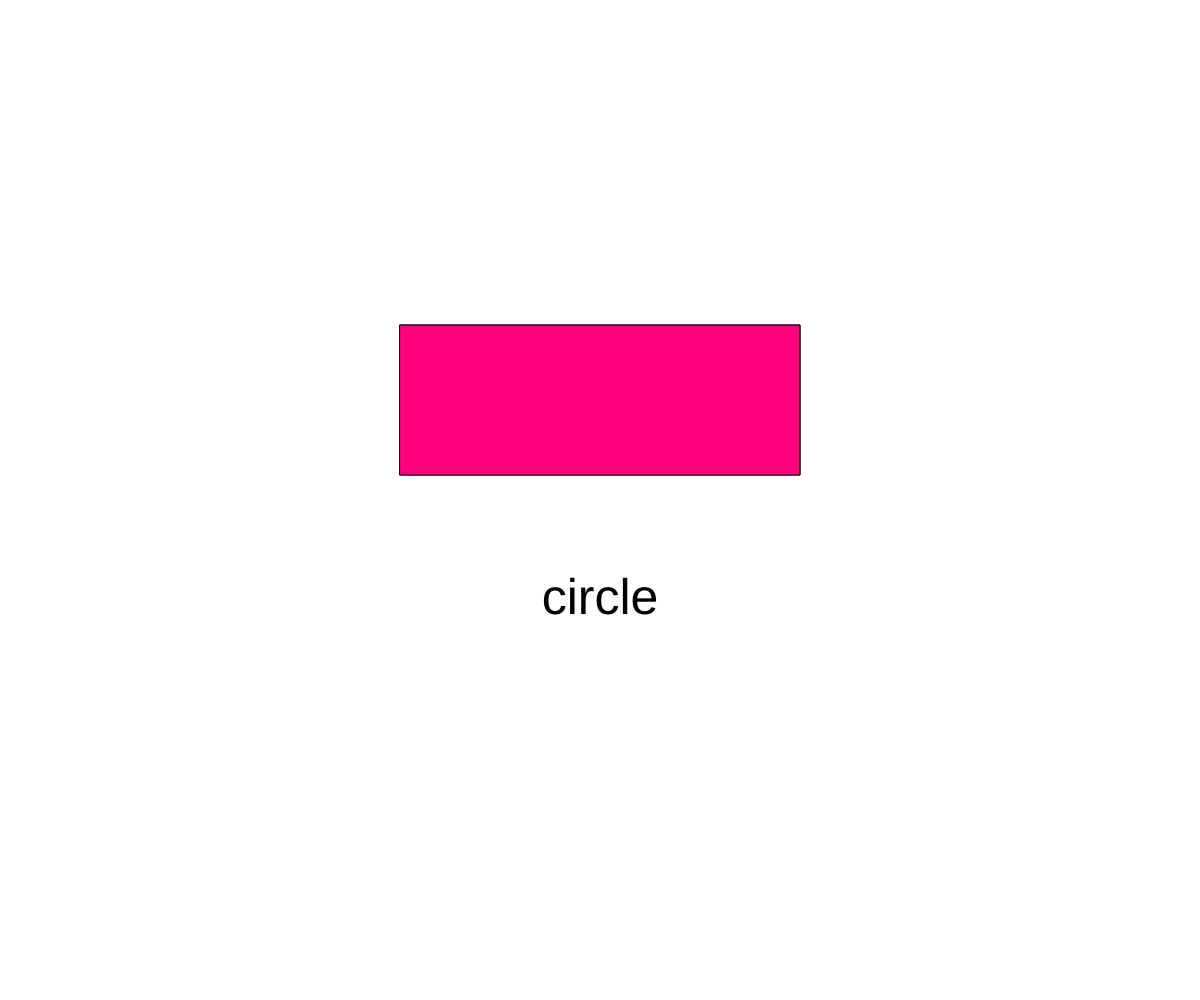
Frame 1 (no input)
Frame 60 (no input): identical to frame 1, image omitted
Frame 120 (the mouse pressed at the canvas centre since frame 60): identical to frame 1, image omitted

The p5.js sketch that drew this single still picture (run headless with seeded random() and noise() and a simulated clock; from frame 60 on, the mouse is pressed at the canvas centre):

// p5.js sketch
// ── sketch.js
// Another Bouncing Demo
// Nabeel Rahman
// Date
//
// Extra for Experts:
// - describe what you did to take this project "above and beyond"

let x;
let y;
let dx;
let dy;
let radius = 100;
let rectSize = 100;
let state = 'menu';

function setup() {
  createCanvas(windowWidth, windowHeight);

  x = width/2;
  y = height/2;
  dx = random(-15, 15);
  dy = random(-15, 15);
}

function draw() {
  background(255);

  if (state === 'menu') {
    showMenu();
    checkIfButtonClicked();
  }

  if (state === 'circle') {
    moveShape();
    displayCircle();
  }

  else if (state === 'rectangle') {
    moveShape();
    displayRectangle();
  }
}

function showMenu() {
//show rectangle button
rectMode(CENTER);
fill(255, 0, 125);
rect(width/2, height/2 - 100, 400, 150)
textAlign(CENTER, CENTER);
textSize(50);
text("rectangle", width/2, height/2 - 100);

//show circle button
fill(255, 0, 125);
rect(width/2, height/2 - 100, 400, 150)
fill(0);
text("circle", width/2, height/2 + 100);
}

function checkIfButtonClicked() {
  if (mouseIsPressed) {
    //check rectangle button
    if (mouseX > width/2 - 200 && mouseX < width/2 + 200 && mouseY > height/2 - 100 - 75 && mouseY < height/2 - 100 + 75) {
      state = 'rectangle';
    }
  }
  if (mouseIsPressed) {
    //check circle button
    if (mouseX > width/2 - 200 && mouseX < width/2 + 200 && mouseY > height/2 + 100 - 75 && mouseY < height/2 + 100 + 75) {
      state = 'rectangle';
    }
  }
}

function moveShape() {
  //move shape
  x+= dx;
  y+= dy; 
}

function displayCircle() {
//bounce if needed
  if (x > width - radius/2 || x < 0 + radius/2) {
    dx *= -1; 
  }
  if (y > height - radius/2 || y < 0 + radius/2) {
    dy *= -1;
  }
  fill(0)
  circle(x, y, radius);
}

function displayRectangle() {
//bounce if needed
  if (x > width - rectSize/2 || x < 0) {
    dx *= -1; 
  }
  if (y > height - rectSize/2 || y < 0) {
    dy *= -1;
  }
}
